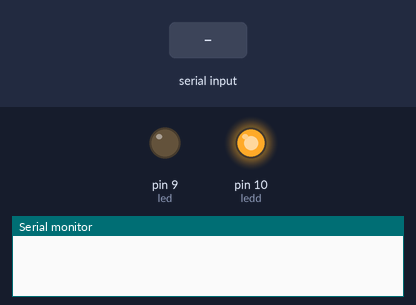
This sketch was run on a simulated Arduino Uno, built with avr-gcc and run on an emulated ATmega328P. On the bench: output pins drawn as LEDs (lit = HIGH), the last lines printed to the serial monitor. The inputs (shaded band) are chosen by the test bench.

Above: at 1.8 s.
1.9 s: "1" received over the second serial link
At 2.4 s:
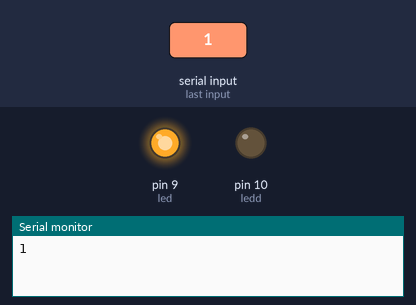
Timing chart, 0 to 4.9 s (numbered marks = the images above; inputs shaded):
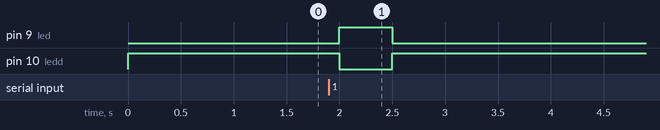

The sketch:

receive.ino
```cpp
#include <SoftwareSerial.h>;
#define RX 2
#define TX 3
SoftwareSerial mySerial(RX, TX);
int led = 9;
int ledd = 10;

void setup() {
  Serial.begin(9600);
  mySerial.begin(9600);
  pinMode (led,OUTPUT);
  pinMode (ledd,OUTPUT);

}

void loop()
{

  if (mySerial.available())
  {

    Serial.write(mySerial.read());

    digitalWrite(led, HIGH);
    delay(500);

    digitalWrite(led, LOW);
    }

      else
  {
    digitalWrite(ledd, HIGH);
    delay(500);

    digitalWrite(ledd, LOW);
   }


}
```

Measured:
- after the input at 1.9 s, pin 9 (led): LOW → HIGH after 0.10 s, → LOW 0.50 s later; pin 10 (ledd): HIGH → LOW after 0.10 s, → HIGH 0.50 s later
